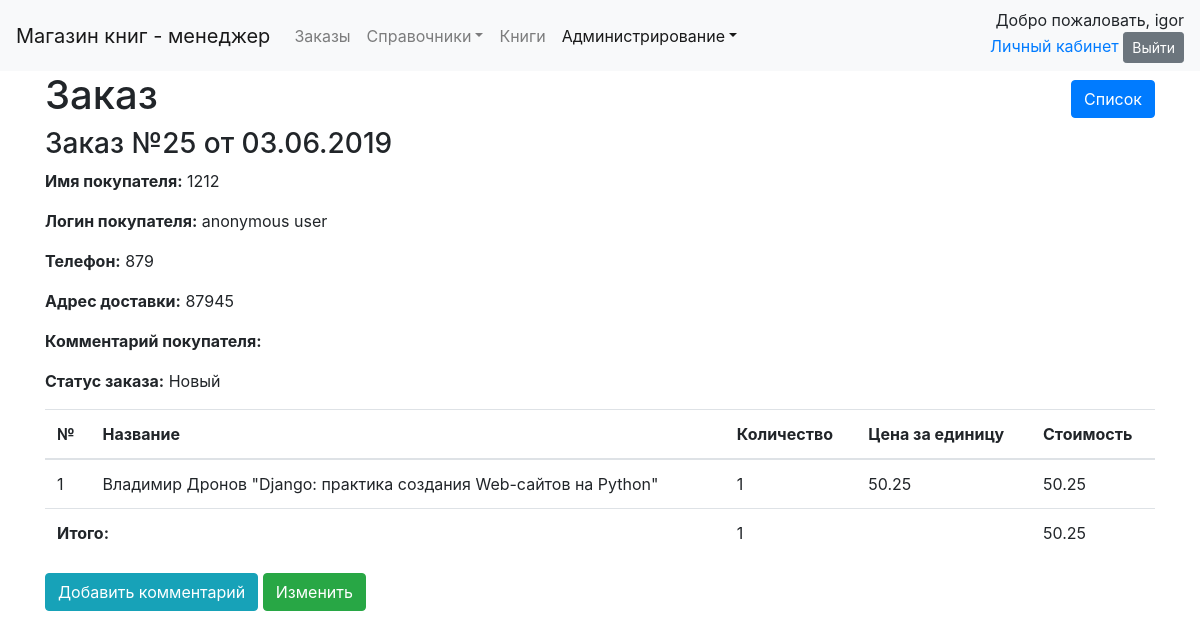
The page /order/all/25/ (signed in) on the database as committed earlier.
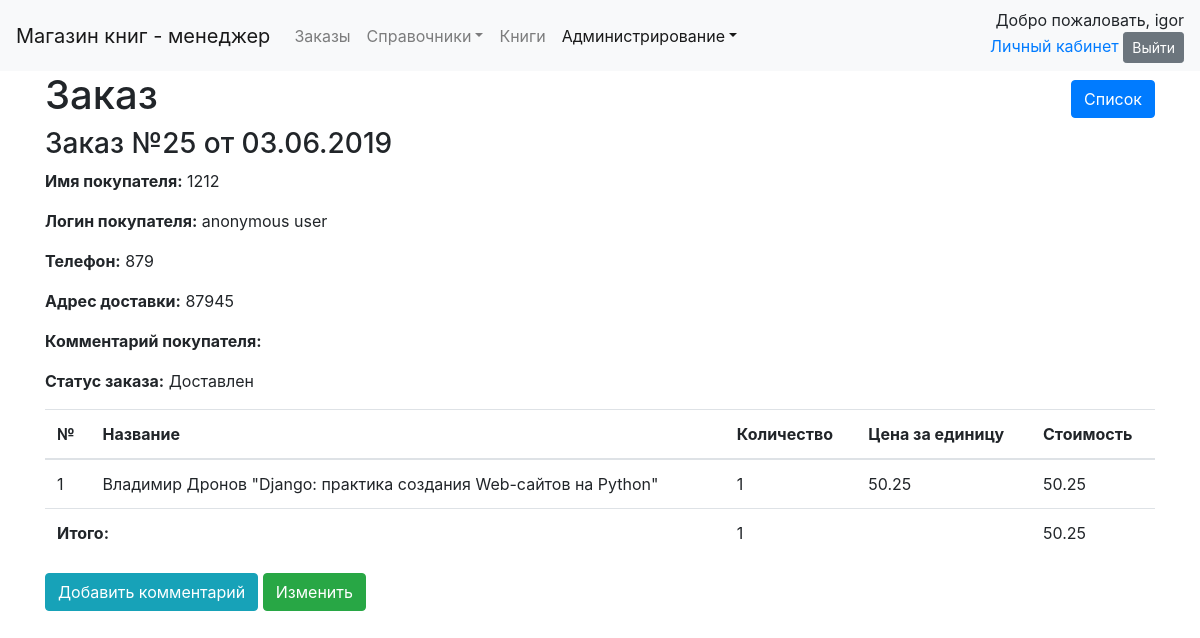
The same page on the database as committed later.
### orderapp/models.py (models this page shows, shortened)
class Order(models.Model):
    cart = models.ForeignKey(Cart, on_delete=models.PROTECT, verbose_name='корзина', related_name='order',
                             related_query_name='order')
    status = models.ForeignKey(OrderStatus, on_delete=models.PROTECT, verbose_name='статус', related_name='order',
                               related_query_name='order')
    name = models.CharField(verbose_name='имя', max_length=50, help_text='Как к вам обращаться?')
    phone = models.CharField(max_length=15, verbose_name='телефон', help_text='Телефон для связи: +375(29)000-00-00')
    email = models.EmailField(verbose_name='email', blank=True, null=True,
                              help_text='Электронная почта: example@domain.com')
    delivery_adress = models.TextField(verbose_name='Адрес доставки',
                                       help_text='Пример: г. Минск, ул. Звездная, д. 1, кв. 7')
    comments = models.TextField(verbose_name='комментарий', blank=True, null=True)
    date_create = models.DateTimeField("Дата создания", auto_now_add=True, )
    date_update = models.DateTimeField("Дата последнего изменения", auto_now=True)
    user_comments = GenericRelation(Comment, related_query_name='order')
    def __str__(self):
        return "Заказ №" + str(self.pk) + " от " + self.date_create.strftime("%d.%m.%Y")
    @classmethod
    def get_list_url(cls):
        return reverse_lazy('order_list')
    class Meta:
        verbose_name = 'заказ'
        verbose_name_plural = 'заказы'
        permissions = [('manager', 'is_manager'), ]

### dimensionsapp/models.py (models this page shows, shortened)
class Dimension(models.Model):
    name = models.CharField("Наименование", max_length=50, unique=True)
    description = models.TextField("Описание", blank=True, )
    class Meta:
        abstract = True
        ordering = ['name']

class OrderStatus(Dimension):
    class Meta(Dimension.Meta):
        verbose_name = 'статус заказа'
        verbose_name_plural = 'статусы заказа'

### cartapp/models.py (models this page shows)
class Cart(models.Model):
    user = models.ForeignKey(User, on_delete=models.CASCADE, related_name='cart', related_query_name='cart', blank=True,
                             null=True)
    date_create = models.DateTimeField("Дата создания", auto_now_add=True, )
    date_update = models.DateTimeField("Дата последнего изменения", auto_now=True)
    @property
    def total_quantity(self):
        quantity = self.books.aggregate(models.Sum('quantity'))['quantity__sum']
        if quantity is None:
            return 0
        return quantity
    @property
    def total_cost(self):
        return sum(book.cost for book in self.books.all())
    class Meta:
        verbose_name = 'корзина'
        verbose_name_plural = 'корзины'

class BookInCart(models.Model):
    cart = models.ForeignKey(Cart, models.CASCADE, related_name='books', related_query_name='book')
    book = models.ForeignKey(Book, models.CASCADE, related_name='cart', related_query_name='cart')
    quantity = models.PositiveIntegerField('Количество', default=1)
    date_create = models.DateTimeField("Дата внесения", auto_now_add=True, )
    date_update = models.DateTimeField("Дата последнего изменения", auto_now=True)
    @property
    def cost(self):
        return self.quantity * self.book.price
    class Meta:
        verbose_name = 'книга в корзине'
        verbose_name_plural = 'книги в корзине'
        constraints = [
            models.UniqueConstraint(fields=['cart', 'book'], name='unique_book_in_cart'),
        ]

### goodsapp/models.py (models this page shows, shortened)
class Book(models.Model):
    name = models.CharField("Название книги", max_length=200)
    image_field = models.ImageField("Фото обложки", blank=True, null=True, upload_to='bookimage')
    price = models.DecimalField("Цена (BYN)", max_digits=8, decimal_places=2)
    authors = models.ManyToManyField(referen.Author, verbose_name="Авторы")
    serie = models.ForeignKey(referen.Serie, on_delete=models.PROTECT, verbose_name="Серия", null=True, blank=True)
    jenre = models.ManyToManyField(referen.Jenre, verbose_name="Жанры")
    year_publishing = models.PositiveIntegerField("Год издания")
    count_pages = models.PositiveIntegerField("Количество страниц")
    binding = models.ForeignKey(referen.Binding, on_delete=models.PROTECT, verbose_name="Переплет")
    format_book = models.ForeignKey(referen.FormatBook, on_delete=models.PROTECT, verbose_name="Формат")
    isbn = models.CharField("ISBN", max_length=13)
    weight = models.FloatField("Вес (гр)")
    age_restrictions = models.ForeignKey(referen.AgeRestriction, verbose_name="Возрастные ограничения",
                                         on_delete=models.PROTECT, )
    publisher = models.ForeignKey(referen.PublishingHouse, on_delete=models.PROTECT, verbose_name="Издательство")
    count_books = models.PositiveIntegerField("Количество книг в наличии")
    is_active = models.BooleanField("Активный (доступен для заказа)", default=True)
    rate = models.FloatField("Рейтинг")
    date_create = models.DateTimeField("Дата внесения в каталог", auto_now_add=True, )
    date_update = models.DateTimeField("Дата последнего изменения карточки", auto_now=True)
    user_comments = GenericRelation(Comment, related_query_name='book')
    def description(self):
        return ', '.join([s.namePublic for s in self.authors.all()]) + " \"" + self.name + "\""
    class Meta:
        verbose_name = "книга"
        verbose_name_plural = "книги"

### orderapp/views.py (the view)
# urls.py: path('all/<int:pk>/', ManagerOrderDetailView.as_view(), name='order_detail'),
class ManagerOrderDetailView(ManagerDetailView):
    model = Order
    def get_context_data(self, **kwargs):
        context = super().get_context_data(**kwargs)
        context['comments'] = self.object.user_comments.all().order_by('-date_create')
        return context

### orderapp/templates/orderapp/order_detail.html (shortened to what this page needs)
{% extends 'dimension_detail.html' %}
{% load static %}
{% load comment_div %}
{% block navbar %}
    {% include 'navbar.html' with active="administration" %}
{% endblock %}
{% block page_name %}
    Заказ
{% endblock %}
{% block dimension %}
    <h3>{{ object }}</h3>
    <p><strong>Имя покупателя:</strong> {{ object.name }}</p>
    <p><strong>Логин покупателя:</strong> {{ object.cart.user|default_if_none:"anonymous user" }}</p>
    <p><strong>Телефон:</strong> {{ object.phone }}</p>
    <p><strong>Адрес доставки:</strong> {{ object.delivery_adress }}</p>
    <p><strong>Комментарий покупателя:</strong> {{ object.comments }}</p>
    <p><strong>Статус заказа:</strong> {{ object.status.name }}</p>
    <table class="table">
        <thead>
        <tr>
            <th>№</th>
            <th>Название</th>
            <th>Количество</th>
            <th>Цена за единицу</th>
            <th>Стоимость</th>
        </tr>
        </thead>
        <tbody>
        {% for obj in object.cart.books.all %}
            <tr>
                <td>{{ forloop.counter }}</td>
                <td>{{ obj.book.description }}</td>
                <td>{{ obj.quantity }}</td>
                <td>{{ obj.book.price }}</td>
                <td>{{ obj.cost }}</td>
            </tr>
        {% endfor %}
        </tbody>
        <tfoot>
        <tr>
            <td colspan="2"><strong>Итого:</strong></td>
            <td>{{ object.cart.total_quantity }}</td>
            <td></td>
            <td>{{ object.cart.total_cost }}</td>
        </tr>
        </tfoot>
    </table>
{% endblock %}
{% block update %}
    <a href="{% url 'order_update' object.pk %}" class="btn btn-success">Изменить</a>
{% endblock %}
{% block comment_link %}
    <a href="{% url 'comments:create' 'order' object.pk %}" class="btn btn-info">Добавить комментарий</a>
{% endblock %}

Rows that differ between the two databases and show on the page:
changed Order "anonymous user": status.name "Новый" → "Доставлен"
